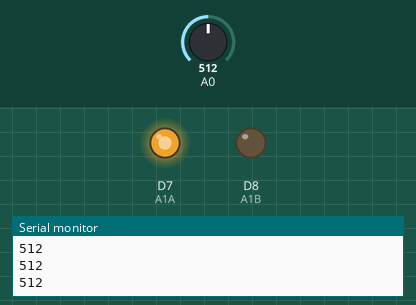
The sketch below on a simulated ESP8266 (NodeMCU). Parts: output pins drawn as LEDs (lit = HIGH), the last lines printed to the serial monitor. Inputs (shaded band) come from the test bench; at power-on: A0 = 512.

Above: at 1.2 s.
1.3 s: A0 set to 1023
At 2.0 s:
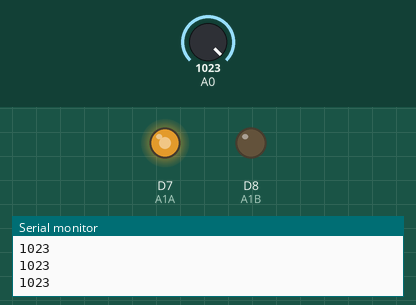
2.8 s: A0 set to 511
At 4.2 s:
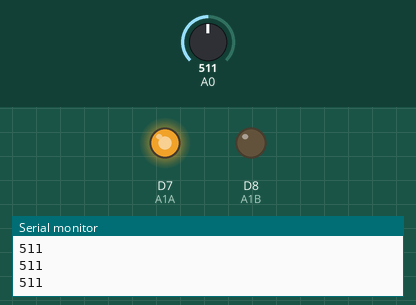
Timing chart, 0 to 5.8 s (numbered marks = the images above; inputs shaded):
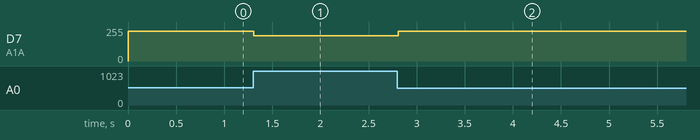

Measured:
- after the input at 1.3 s, D7 (A1A): 223/255 → 191/255 at once
- after the input at 2.8 s, D7 (A1A): 191/255 → 223/255 at once

The sketch:

TurntableCode.ino
```cpp
// Motor 1
int A1A = D7;
int A1B = D8;
int potPin = D0;

// const int freq = 5000;
// const int resolution = 8;


void setup() {
  pinMode(A1A, OUTPUT);
  pinMode(A1B, OUTPUT);
  Serial.begin(9600);

  // ledcAttach(A1A, freq, resolution);
  // ledcWrite(A1A, 0);   // start with the motors off
  analogWrite(A1A, 0);
  digitalWrite(A1B, LOW);
}

void loop() {
  int pot_value = analogRead(potPin);   //pot wiper is on A2
  Serial.println(pot_value);
  int motor_speed = map(pot_value, 0, 4096, 255, 0); // map motor_level to pot_value so that zero corresponds to lowest speed
  analogWrite(A1A, motor_speed);
  delay(1);
}
```
